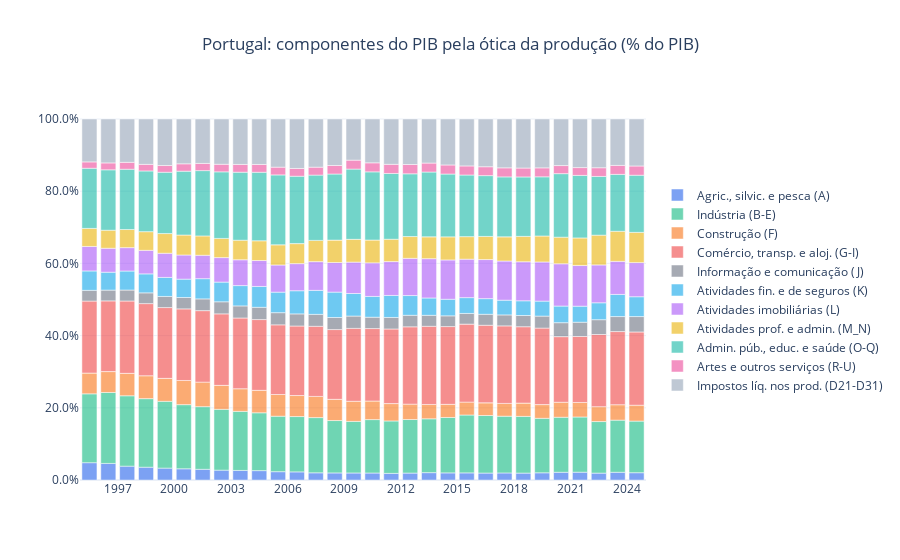

The cell this chart's notebook holds for it:
### Code cell
import plotly.graph_objects as go

df = (
    b1g_by_nace.merge(
        y[["time", "B1GQ", "D21", "D31"]],
        on="time",
        how="inner",
    )
    .sort_values("time")
    .copy()
)

df["net_taxes"] = df["D21"] - df["D31"]
df["time"] = df["time"] - pd.DateOffset(months=6)

sector_components = [
    c for c in nace_components if c != "TOTAL" and c in df.columns
]

sector_labels = {
    "A": "Agric., silvic. e pesca (A)",
    "B-E": "Indústria (B-E)",
    "F": "Construção (F)",
    "G-I": "Comércio, transp. e aloj. (G-I)",
    "J": "Informação e comunicação (J)",
    "K": "Atividades fin. e de seguros (K)",
    "L": "Atividades imobiliárias (L)",
    "M_N": "Atividades prof. e admin. (M_N)",
    "O-Q": "Admin. púb., educ. e saúde (O-Q)",
    "R-U": "Artes e outros serviços (R-U)",
}

components = [(c, sector_labels.get(c, c)) for c in sector_components]
components.append(("net_taxes", "Impostos líq. nos prod. (D21-D31)"))

palette = [
    "rgba(37, 99, 235, 0.6)",
    "rgba(16, 185, 129, 0.6)",
    "rgba(249, 115, 22, 0.6)",
    "rgba(239, 68, 68, 0.6)",
    "rgba(107, 114, 128, 0.6)",
    "rgba(14, 165, 233, 0.6)",
    "rgba(168, 85, 247, 0.6)",
    "rgba(234, 179, 8, 0.6)",
    "rgba(20, 184, 166, 0.6)",
    "rgba(236, 72, 153, 0.6)",
    "rgba(148, 163, 184, 0.6)",
]

palette = palette * ((len(components) // len(palette)) + 1)
colors = {c: palette[i] for i, (c, _) in enumerate(components)}

for col, _ in components:
    df[f"{col}_share"] = df[col] / df["B1GQ"] * 100

fig = go.Figure()
for col, label in components:
    fig.add_trace(
        go.Bar(
            x=df["time"],
            y=df[f"{col}_share"],
            name=label,
            marker_color=colors[col],
        )
    )

fig.update_layout(
    barmode="relative",
    template="plotly_white",
    title="Portugal: componentes do PIB pela ótica da produção (% do PIB)",
    title_x=0.5,
    legend_title_text="",
    xaxis_title="",
    yaxis_title="",
    legend=dict(x=1.02, y=0.5, xanchor="left", yanchor="middle", bgcolor="rgba(0,0,0,0)", borderwidth=0),
)
fig.update_xaxes(dtick="M36", tickformat="%Y", hoverformat="%Y")
fig.update_yaxes(tickformat=".1f", ticksuffix="%")
fig.show()
